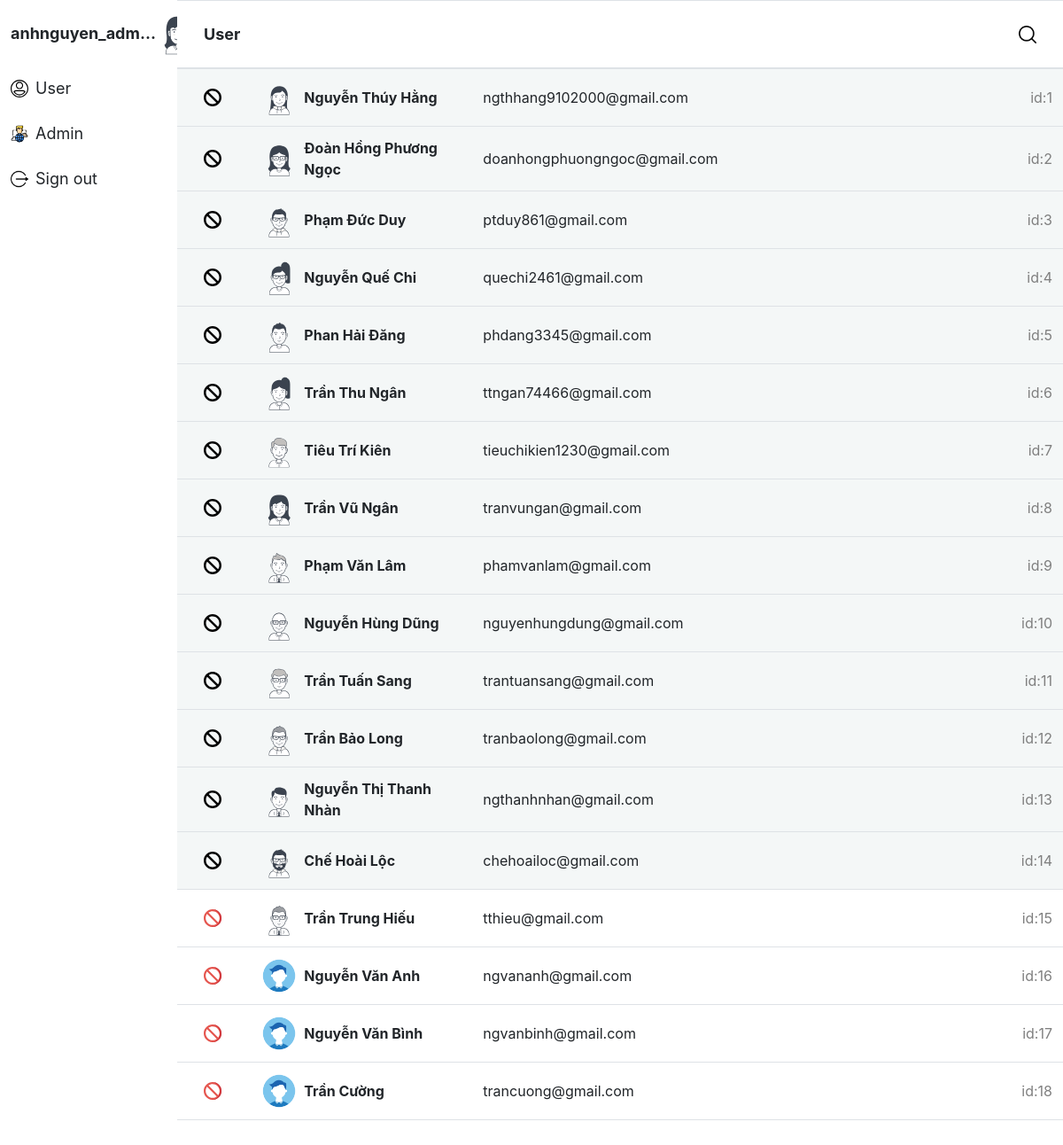
The app's page /index.php (signed in) with its own data.
### tables this page shows
CREATE TABLE `user` (
  `ID` int(11) NOT NULL,
  `NAME` varchar(100) NOT NULL,
  `AVATAR` varchar(100) DEFAULT NULL,
  `PHONENUMBER` varchar(10) DEFAULT NULL,
  `USER_MAIL_ADDRESS` varchar(50) NOT NULL,
  `PASSWORD` varchar(500) NOT NULL,
  `BLOCK` bit(1) NOT NULL DEFAULT b'0'
);

### controllers/admin_controller.php (called while the page is built, shortened)
<?php
class AdminController extends BaseController
{
    function index()
    {
        $this->render('index', array());
    }
}

### index.php (called while the page is built, shortened)
<?php
    if (isset($_SESSION['email']) || isset($_SESSION['email_admin'])) {
        if (isset($_SESSION['email_admin'])){
            if (isset($_GET['controller'])) {
                $controller = $_GET['controller'];
                if (isset($_GET['action'])) {
                    $action = $_GET['action'];
                } else {
                    $action = 'index';
                }
            } else {
                $action = 'index';
            }
        }
    }
    $obj = new $className();
    $obj->$action();
?>

### models/User.php (called while the page is built, shortened)
<?php
    class User{
        public function __construct($id, $name, $avatar, $phone, $mail, $pass, $block){
            $this->id = $id;
            $this->name = $name;
            $this->avatar = $avatar;
            $this->mail = $mail;
            $this->block = $block;
        }
        public static function getAll(){
            $sql = 'SELECT * FROM USER';
            $db = DB::getDB();
            $stm = $db->query($sql);
            $data = array();
            while ($i = $stm->fetch_array()) {
                $data[] = new User($i['ID'], $i['NAME'], $i['AVATAR'], $i['PHONENUMBER'], $i['USER_MAIL_ADDRESS'], $i['PASSWORD'], $i['BLOCK']);
            }
            return $data;
        }
    }
?>

### views/admin/index.php (the view, shortened to what this page needs)
<?php
$header = 'User';
$all_user = User::getAll();
?>
<div class='col-xl-10 col-md-8 col-lg-8 p-0'>
    <form action="index.php" method="GET" name="viewDetail">
        <table class='table border-bottom'>
            <thead>
                <tr>
                    <td colspan="2" class='table-home-header sticky-top bg-white border-bottom' style="padding: 24px 30px">
                        <p class='label-text font-weight-bold'><?= $header ?></p>
                        <img src="asset/images/icons/search.png" class='img-fluid icon search-icon'>
                    </td>
                </tr>
            </thead>
            <tbody>
                <?php
                foreach ($all_user as $i) {
                    $id = $i->id;
                    $name = $i->name;
                    $user_avatar = $i->avatar;
                    $mail = $i->mail;
                    $block = $i->block;
                    if ($block == 1) {
                        $block_text = 'block';
                        $style_block = 'd-flex mail mail-unread';
                    } else {
                        $block_text = 'not_block';
                        $style_block = 'd-flex mail';
                    }
                    if (is_null($user_avatar) || $user_avatar === '') {
                        $user_avatar = 'asset/images/avatar/1.png';
                    }
                ?>
                    <tr class='<?= $style_block ?>'>
                        <td class='col-1 mail-user' style="padding: 5px 0px 5px 30px">
                            <img src="asset/images/icons/<?= $block_text ?>.svg" onclick="onClickBlockUser(<?= $id ?>)" class='delete_icon img-fluid icon mr-2' alt="">
                        </td>
                        <td class='col-3 mail-user' onclick="viewDetailUser(<?= $id ?>)">
                            <img src='<?= $user_avatar ?>' alt='avatar' class='img-fluid mail-avatar' />
                            <p class='font-weight-bold' style="margin-left: 0.5rem ;"><?= $name ?></p>
                        </td>
                        <td class='col-8 mail-content' onclick="viewDetailUser(<?= $id ?>)">
                            <span><?= $mail ?></span>
                            <span class='mail-content-text'>id:<?= $id ?></span>
                        </td>
                    </tr>
                <?php
                }
                ?>
            </tbody>
        </table>
    </form>
</div>

### asset/styles/index.css (style rules this page uses)
html,body { height: 100vh; width: 100vw; margin: 0; padding: 0; overflow-x: hidden; }
p { margin: 0; }

### asset/styles/home-index.css (style rules this page uses)
.icon { max-width: 20px; max-height: 20px; }
table tbody { cursor: pointer; }
.table-home-header { display: flex; flex-direction: row; align-items: center; justify-content: space-between; }
.mail-user { display: flex; flex-direction: row; align-items: center; justify-content: flex-start; }
.mail-avatar { max-width: 40px; max-height: 40px; }
.mail-content-text { color: #7F7F7F; }
.mail { background-color: #f4f7f7; }
.mail-unread { background-color: #ffffff; }
.mail-content { display: flex; flex-direction: row; align-items: center; justify-content: space-between; }

### asset/styles/login.css (style rules this page uses)
.label-text { font-size: 18px; }

### records on screen
user: AVATAR (picture), NAME "Nguyễn Thúy Hằng", USER_MAIL_ADDRESS "ngthhang9102000@gmail.com", ID "1"
user: AVATAR (picture), NAME "Đoàn Hồng Phương Ngọc", USER_MAIL_ADDRESS "doanhongphuongngoc@gmail.com", ID "2"
user: AVATAR (picture), NAME "Phạm Đức Duy", USER_MAIL_ADDRESS "ptduy861@gmail.com", ID "3"
user: AVATAR (picture), NAME "Nguyễn Quế Chi", USER_MAIL_ADDRESS "quechi2461@gmail.com", ID "4"
user: AVATAR (picture), NAME "Phan Hải Đăng", USER_MAIL_ADDRESS "phdang3345@gmail.com", ID "5"
user: AVATAR (picture), NAME "Trần Thu Ngân", USER_MAIL_ADDRESS "ttngan74466@gmail.com", ID "6"
user: AVATAR (picture), NAME "Tiêu Trí Kiên", USER_MAIL_ADDRESS "tieuchikien1230@gmail.com", ID "7"
user: AVATAR (picture), NAME "Trần Vũ Ngân", USER_MAIL_ADDRESS "tranvungan@gmail.com", ID "8"
user: AVATAR (picture), NAME "Phạm Văn Lâm", USER_MAIL_ADDRESS "phamvanlam@gmail.com", ID "9"
user: AVATAR (picture), NAME "Nguyễn Hùng Dũng", USER_MAIL_ADDRESS "nguyenhungdung@gmail.com", ID "10"
user: AVATAR (picture), NAME "Trần Tuấn Sang", USER_MAIL_ADDRESS "trantuansang@gmail.com", ID "11"
user: AVATAR (picture), NAME "Trần Bảo Long", USER_MAIL_ADDRESS "tranbaolong@gmail.com", ID "12"
user: AVATAR (picture), NAME "Nguyễn Thị Thanh Nhàn", USER_MAIL_ADDRESS "ngthanhnhan@gmail.com", ID "13"
user: AVATAR (picture), NAME "Chế Hoài Lộc", USER_MAIL_ADDRESS "chehoailoc@gmail.com", ID "14"
user: AVATAR (picture), NAME "Trần Trung Hiếu", USER_MAIL_ADDRESS "tthieu@gmail.com", ID "15"
user: NAME "Nguyễn Văn Anh", USER_MAIL_ADDRESS "ngvananh@gmail.com", ID "16"
user: NAME "Nguyễn Văn Bình", USER_MAIL_ADDRESS "ngvanbinh@gmail.com", ID "17"
user: NAME "Trần Cường", USER_MAIL_ADDRESS "trancuong@gmail.com", ID "18"

### other values on screen
$current_user "anhnguyen_adm..."
$header "User"
